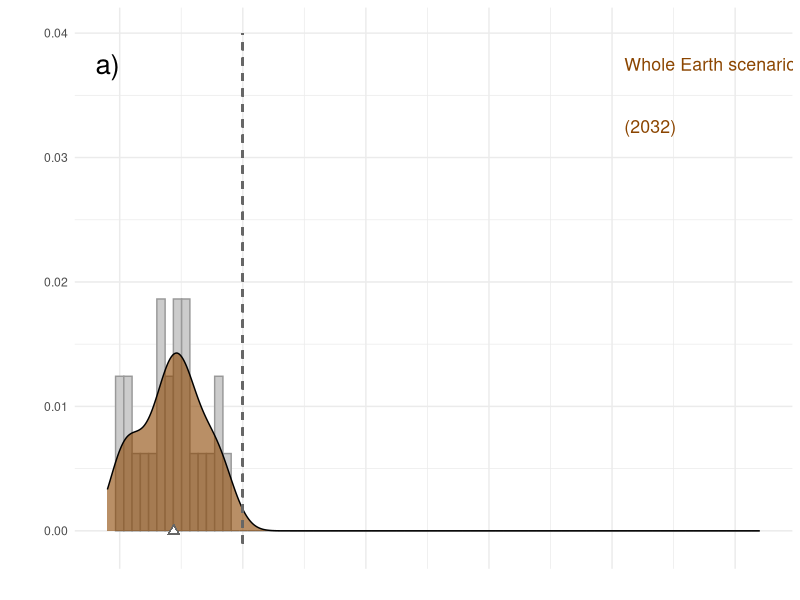
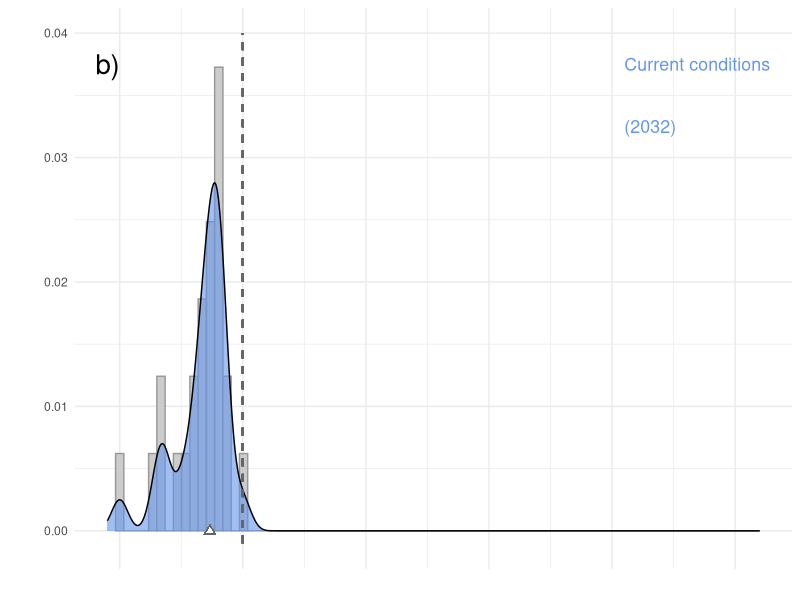
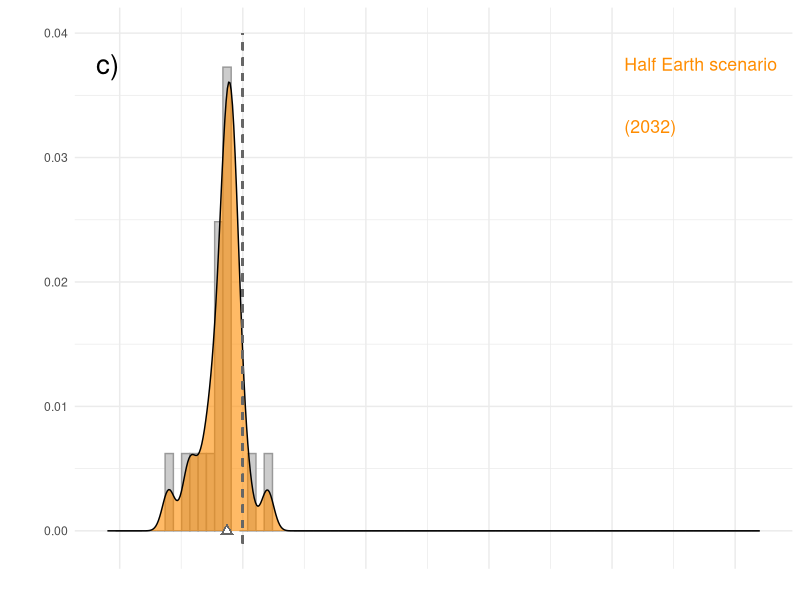

R code for these plots, in order: (Note: this script raises an error after producing the figures.)
## ---- chunk 1

library(tidyverse)
library(ggpubr)

## ---- chunk 2

d <- read_csv("data/data-2022-03-23.csv")
d <- d %>%
     pivot_longer(cols = -Names, names_to = 'Expert') %>%
     pivot_wider(names_from = Names, values_from = value)

## ---- chunk 3

col.NC <- "cornflowerblue"
col.HE <- "darkorange"
col.WE <- "darkorange4"

d$per_left_HE       <- 100 * d$pop_2032_HE/d$pop_current
d$per_left_nochange <- 100 * d$pop_2032_current/d$pop_current
d$per_left_WE       <- 100 * d$pop_2032_WE/d$pop_current
d$per_2122          <- 100 * d$pop_2122/d$pop_current

my.ylims <- c(-0.005, 0.04)

p1 <-ggplot(d, aes(x = per_left_WE)) +
     geom_histogram(aes(y = ..density..), bins = 80,
                    col = "gray60", fill = "gray80") +
     geom_density(alpha = 0.6, fill = col.WE) +
     geom_point(aes(x=median(per_left_WE), y=0), 
                pch = 17, colour = "gray40", size = 3) +
     geom_point(aes(x=median(per_left_WE), y=0), 
                pch = 17, colour = "white", size = 1.5) +
     geom_segment(aes(x = 100, y = -0.001,
                      xend = 100, yend = 0.04),
                      color = "gray40", lty = 2, lwd = 0.65) +
     xlab("") +
     ylab("\n") + 
     scale_x_continuous(limits = c(-10, 520),
                        breaks = c(0, 100, 200, 300, 400, 500)) +
     scale_y_continuous(limits =c(-0.001, 0.04),
                        breaks = c(0, 0.01, 0.02, 0.03, 0.04)) +
     theme_minimal() +
     theme(axis.text.x = element_blank()) +
     annotate(geom = "text", x = 410, y = 0.0375, cex = 4.5,
              hjust = 0, label = "Whole Earth scenario", col = col.WE) +
     annotate(geom = "text", x = 410, y = 0.0325, cex = 4.5,
              hjust = 0,label = "(2032)", col = col.WE) +
     annotate(geom = "text", x = median(d$per_left_WE), y = -0.002, 
              cex = 3.5, label = "median", col = "gray40") +
     annotate(geom = "text", x = -10, y = 0.0375, 
              cex = 7, label = "a)", col = "black")
    
p2 <- ggplot(d, aes(x = per_left_nochange)) +
     geom_histogram(aes(y = ..density..), bins = 80,
                    col = "gray60", fill = "gray80") +
     geom_density(alpha = 0.6, fill = col.NC) +
     geom_segment(aes(x = 100, y = -0.001,
                      xend = 100, yend = 0.04),
                      color = "gray40", lty = 2, lwd = 0.65) +    
     geom_point(aes(x = median(per_left_nochange), y = 0), 
                pch = 17, colour="gray40", size = 3) +
     geom_point(aes(x = median(per_left_nochange), y = 0), 
                pch = 17, colour="white", size = 1.5) +
     xlab("") +
     ylab("\n") + 
     scale_x_continuous(limits = c(-10, 520),
                        breaks = c(0, 100, 200, 300, 400, 500)) +
     scale_y_continuous(limits =c(-0.001, 0.04),
                        breaks = c(0, 0.01, 0.02, 0.03, 0.04)) +
     theme_minimal() +
     theme(axis.text.x = element_blank()) +
     annotate(geom = "text", x = 410, y = 0.0375, cex = 4.5,
              hjust = 0, label = "Current conditions", col = col.NC) +
     annotate(geom = "text", x = 410, y = 0.0325, cex = 4.5,
              hjust = 0, label = "(2032)", col = col.NC)+
     annotate(geom = "text", x = -10, y = 0.0375, 
             cex = 7, label = "b)", col = "black")

p3 <- ggplot(d, aes(x = per_left_HE)) +
     geom_histogram(aes(y = ..density..), bins = 80,
                    col = "gray60", fill = "gray80") +
     geom_density(alpha = 0.6, fill = col.HE) +
     geom_segment(aes(x = 100, y = -0.001,
                      xend = 100, yend = 0.04),
                      color = "gray40", lty = 2, lwd = 0.65) +
     geom_point(aes(x = median(per_left_HE), y = 0), 
                pch = 17, colour = "gray40", size = 3) +
     geom_point(aes(x = median(per_left_HE), y = 0), 
                pch = 17, colour="white", size = 1.5) +    
     theme_minimal() +
     theme(axis.text.x = element_blank()) +
     xlab("") +
     ylab("\n") + 
     scale_x_continuous(limits = c(-10, 520),
                        breaks = c(0, 100, 200, 300, 400, 500)) +
     scale_y_continuous(limits =c(-0.001, 0.04),
                        breaks = c(0, 0.01, 0.02, 0.03, 0.04)) +
     annotate(geom = "text", x = 410, y = 0.0375, cex = 4.5,
              hjust = 0, label = "Half Earth scenario", col = col.HE) +
     annotate(geom = "text", x = 410, y = 0.0325, cex = 4.5,
              hjust = 0, label = "(2032)", col = col.HE)+
     annotate(geom = "text", x = -10, y = 0.0375, 
              cex = 7, label = "c)", col = "black")
  
p4 <- ggplot(d, aes(x = per_2122)) +
     geom_histogram(aes(y = ..density..), bins = 80,
                    col = "gray60", fill = "gray80") +
     geom_density(alpha = 0.6, fill = col.DR) +
     geom_segment(aes(x = 100, y = -0.001,
                      xend = 100, yend = 0.04),
                      color = "gray40", lty = 2, lwd = 0.65) +
     geom_point(aes(x = median(per_2122), y = 0), 
                pch = 17, colour = "gray40", size = 3) +
     geom_point(aes(x=median(per_2122), y=0), 
                pch = 17, colour = "white", size = 1.5) + 
     theme_minimal() +
     xlim(-100, 400)+
     xlab("\nEstimated % of current population") + 
     ylab("\n") + 
     scale_x_continuous(limits = c(-10, 520),
                        breaks = c(0, 100, 200, 300, 400, 500)) +
     scale_y_continuous(limits =c(-0.001, 0.04),
                        breaks = c(0, 0.01, 0.02, 0.03, 0.04)) +
     annotate(geom = "text", x = 410, y = 0.0375, cex = 4.5,
              hjust = 0, label = "Zero-offtake,", col = col.DR) +
     annotate(geom = "text", x = 410, y = 0.0325, cex = 4.5,
              hjust = 0, label = "zero-forest loss scenario", col = col.DR)  +
     annotate(geom = "text", x = 410, y = 0.0275, cex = 4.5,
              hjust = 0, label = "(2122)", col = col.DR)+
     annotate(geom = "text", x = -10, y = 0.0375, 
              cex = 7, label = "d)", col = "black")

pdf("output/fig.02.pdf", height = 12, width = 10)

library(ggpubr)
figure <- ggarrange(p1, p2, p3, p4, 
                    ncol = 1, nrow = 4)
annotate_figure(figure,left = text_grob("Density",
                                 rot = 90))
dev.off()

## ---- chunk 4

col.NC <- "cornflowerblue"
col.HE <- "darkorange"
col.WE <- "darkorange4"

d$offtake_rate_current <- 100 * (d$offtake_current / d$pop_current)
d$offtake_rate_HE      <- 100 * (d$offtake_HE / d$pop_current)
d$offtake_rate_WE      <- 100 * (d$offtake_WE / d$pop_current)

scenarios <- cbind(d$offtake_rate_HE, 
                   d$offtake_rate_current, 
                   d$offtake_rate_WE)

my.cols         <- c(col.HE, col.NC, col.WE)
my.axis.cols    <- c("white","white", "black")
my.median.cols  <- c("gray40","white", "white")

my.xlims <- c(-2, max(scenarios, na.rm = TRUE)+1)
my.ylims <- c(-0.05, 0.65)

my.labels <- c("Half Earth scenario",
               "Current conditions",
               "Whole Earth scenario")
my.years1 <- c("(2032)", "(2032)", "(2032)")
my.panels <- c("a)", "b)", "c)")

my.plots <- list()

for (i in 1:3) {
   p <- eval(substitute(  
     ggplot(d, aes(x = scenarios[, i])) +
     geom_histogram(aes(y = ..density..), 
                    col = "gray60", 
                    fill = "gray80", 
                    bins = 50) +
     geom_density(alpha = 0.6, 
                  fill = my.cols[i]) +
     geom_point(aes(x = median(scenarios[, i], na.rm = TRUE), y = 0),
                pch = 17, colour="gray40", size = 3) +
     geom_point(aes(x = median(scenarios[, i], na.rm = TRUE), y = 0),
                pch = 17, colour="white", size = 1.5) +  
     annotate(geom = "text", 
              x = median(scenarios[, i], na.rm = TRUE),
              y = -0.05, position = 1,
              cex = 3, label = "median", col = my.median.cols[i]) +
     xlab("") + 
     ylab("\n") + 
     xlim(my.xlims[1], my.xlims[2]) +
     ylim(my.ylims[1], my.ylims[2]) +
     theme_minimal() +
     theme(axis.text.x = element_text(colour = my.axis.cols[i]),
           axis.title.x = element_text(colour = my.axis.cols[i])) +    
     annotate(geom = "text", 
              x = my.xlims[2],  y = 0.65,
              cex = 4.5,
              hjust = 1, vjust = 1,
              label = my.labels[i], col = my.cols[i]) + 
     annotate(geom = "text", 
              x = my.xlims[2], y = 0.64,
              cex = 4.5,
              hjust = 1, vjust = 2.5,
              label = my.years1[i], col = my.cols[i]) +
     annotate(geom = "text", x = -1.95, y = 0.58, 
              cex = 7, label = my.panels[i], col = "black")

     , list(i = i)))
     my.plots[[i]] <- p 
}  

pdf("output/fig.03.pdf", height = 10, width = 10)

figure <- ggarrange(my.plots[[1]], my.plots[[2]], my.plots[[3]],
                    ncol = 1, nrow = 3)
annotate_figure(figure, left = text_grob("Density",
                                 rot = 90),
                        bottom = text_grob("Estimated offtake rate (%)"))
dev.off()

## ---- chunk 5

d$offtake_rate_current <- 100 * (d$offtake_current / d$pop_current)
d$offtake_rate_HE      <- 100 * (d$offtake_HE / d$pop_current)
d$offtake_rate_WE      <- 100 * (d$offtake_WE / d$pop_current)

d2 <- as.data.frame(cbind(d$Expert, d$offtake_rate_HE, 
                          d$offtake_rate_current, d$offtake_rate_WE))

colnames(d2) <- c("Expert", "offtake_rate_HE", 
                  "offtake_rate_current", "offtake_rate_WE")

scenario <- c("offtake_rate_HE", "offtake_rate_current", "offtake_rate_WE")
num <- 1:3

crib <- as.data.frame(cbind(scenario, num))

d3 <- d2 %>% 
     gather(2:4, key = "scenario", value = "estimate") %>% 
     left_join(crib)

d3$jit_num <- jitter(as.numeric(d3$num), amount = 0.05)
d3$estimate <- as.numeric(d3$estimate)

pdf("output/fig.s02.pdf", height = 8, width = 10)

ggplot(d3, aes(x = jit_num, y = estimate)) +
     geom_point(aes(color = factor(Expert))) +
     geom_line(aes(group = factor(Expert),
                   color = factor(Expert)),
                   alpha = 0.5) +
     scale_color_viridis_d() + 
     xlab("") + 
     ylab("Estimated offtake rate (%)") + 
     theme_minimal() + 
     theme(legend.position = "none") +  
     scale_x_continuous(breaks = c(1,2,3),
                        labels = c("Half Earth", 
                                   "Current", 
                                   "Whole Earth")) +
     geom_point(aes(x = 1, y = median(d3$estimate[d3$num == "1"], na.rm = TRUE)),
                pch = 17, colour= "gray40", size = 4) +
     geom_point(aes(x = 1, y = median(d3$estimate[d3$num == "1"], na.rm = TRUE)),
                pch = 17, colour="white", size = 2) +
     geom_point(aes(x = 2, y = median(d3$estimate[d3$num == "2"], na.rm = TRUE)),
                pch = 17, colour= "gray40", size = 4) +
     geom_point(aes(x = 2, y = median(d3$estimate[d3$num == "2"], na.rm = TRUE)),
                pch = 17, colour="white", size = 2) +
     geom_point(aes(x = 3, y = median(d3$estimate[d3$num == "3"], na.rm = TRUE)),
                pch = 17, colour= "gray40", size = 4) +
     geom_point(aes(x = 3, y = median(d3$estimate[d3$num == "3"], na.rm = TRUE)),
                pch = 17, colour="white", size = 2) +
     annotate(geom = "text", x = 0.9,
               y = median(d3$estimate[d3$num == "1"], na.rm = TRUE), 
               position = 2, cex = 3, label = "median", col = "gray40")
dev.off()
